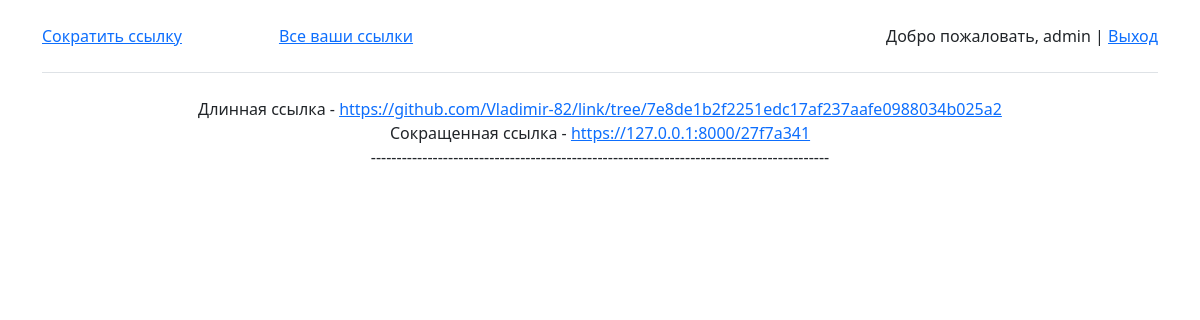
Page /show/ (signed in) on the earlier database version.
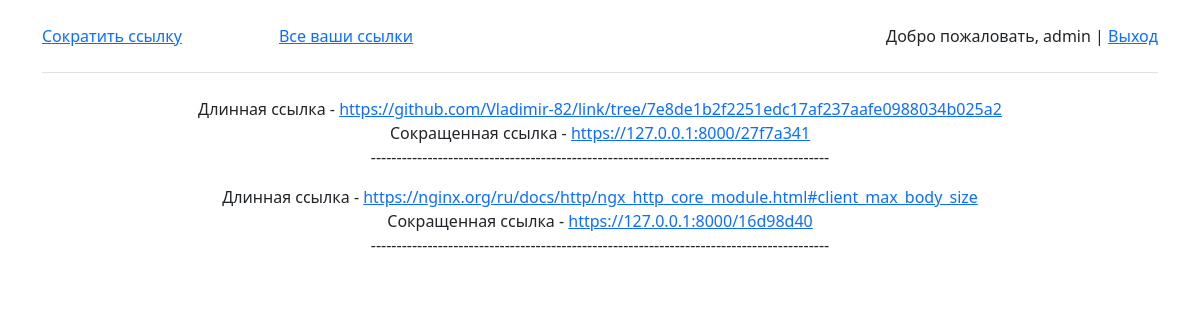
Same page on the later database version.
### app/models.py (models this page shows, shortened)
class Link(models.Model):
    author = models.ForeignKey(User, on_delete=models.CASCADE, null=True)
    link = models.URLField(max_length=1000)
    short_link = models.URLField(max_length=1000)

### app/views.py (the view)
# urls.py: path('show/', show, name='show'),
def show(request):
    current_user = request.user.id
    links = Link.objects.filter(author=current_user)
    if request.user.is_authenticated:
        return render(request, 'app/show.html', {"links": links})
    else:
        return render(request, 'app/show.html', {'message': Message.unauthorized})

### app/templates/app/show.html (shortened to what this page needs)
{% extends "app/basic.html" %}
{% block content %}
{% if message %}
    <b>{{ message }}</b>
{% else %}
{% for link in links %}
    Длинная ссылка - <a href="{{ link.link }}"> {{ link.link }} </a><br>
    Сокращенная ссылка - <a href="{{ link.link }}"> {{ link.short_link }} </a>
    <p> ----------------------------------------------------------------------------------------- </p>
{% endfor %}
{% endif %}
{% endblock %}

Differences in the rows shown:
added Link: link "https://nginx.org/ru/docs/http/ngx_http_core_module.html#client_max_body_size", short_link "https://127.0.0.1:8000/16d98d40"
